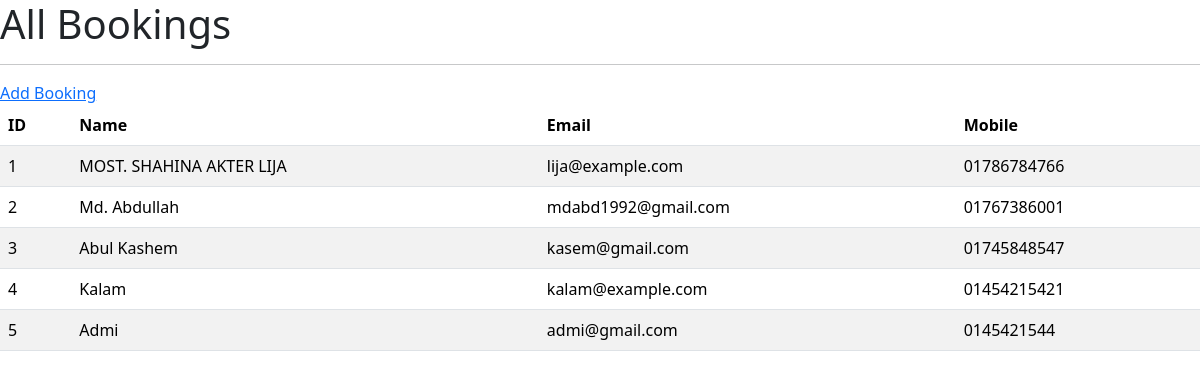
Screenshot of /allbooking with the database file from the repository.
### main.py (models this page shows)
class Booking(db.Model):
    id = db.Column(db.Integer, primary_key = True)
    name = db.Column(db.String[100], nullable = False)
    email = db.Column(db.String[100], nullable = False)
    mobile = db.Column(db.String[100], nullable = True)

### main.py (the view)
@app.route('/allbooking')
def allbooking():
    all_bookimgs = Booking.query.all()
    return render_template('bookings.html',bookings=all_bookimgs)

### templates/bookings.html (shortened to what this page needs)
<!DOCTYPE html>
<html lang="en">
<head>
    <link href="https://cdn.jsdelivr.net/npm/bootstrap@5.3.3/dist/css/bootstrap.min.css" rel="stylesheet">
</head>
<body>
    <h1>All Bookings</h1>
    <hr>
    <a href="/booking">Add Booking</a>
    <table class="table table-striped ">
        <thead>
            <tr>
                <th>ID</th>
                <th>Name</th>
                <th>Email</th>
                <th>Mobile</th>
            </tr>
        </thead>
        <tbody>
            {% for book in bookings %}
            <tr>
                <td>{{ book.id }}</td>
                <td>{{ book.name }}</td>
                <td>{{ book.email }}</td>
                <td>{{ book.mobile }}</td>
            </tr>
            {% endfor %}
        </tbody>
    </table>
</body>
</html>

### rows the page displays
Booking: id "1", name "MOST. SHAHINA AKTER LIJA", email "lija@example.com", mobile "01786784766"
Booking: id "2", name "Md. Abdullah", email "mdabd1992@gmail.com", mobile "01767386001"
Booking: id "3", name "Abul Kashem", email "kasem@gmail.com", mobile "01745848547"
Booking: id "4", name "Kalam", email "kalam@example.com", mobile "01454215421"
Booking: id "5", name "Admi", email "admi@gmail.com", mobile "0145421544"
